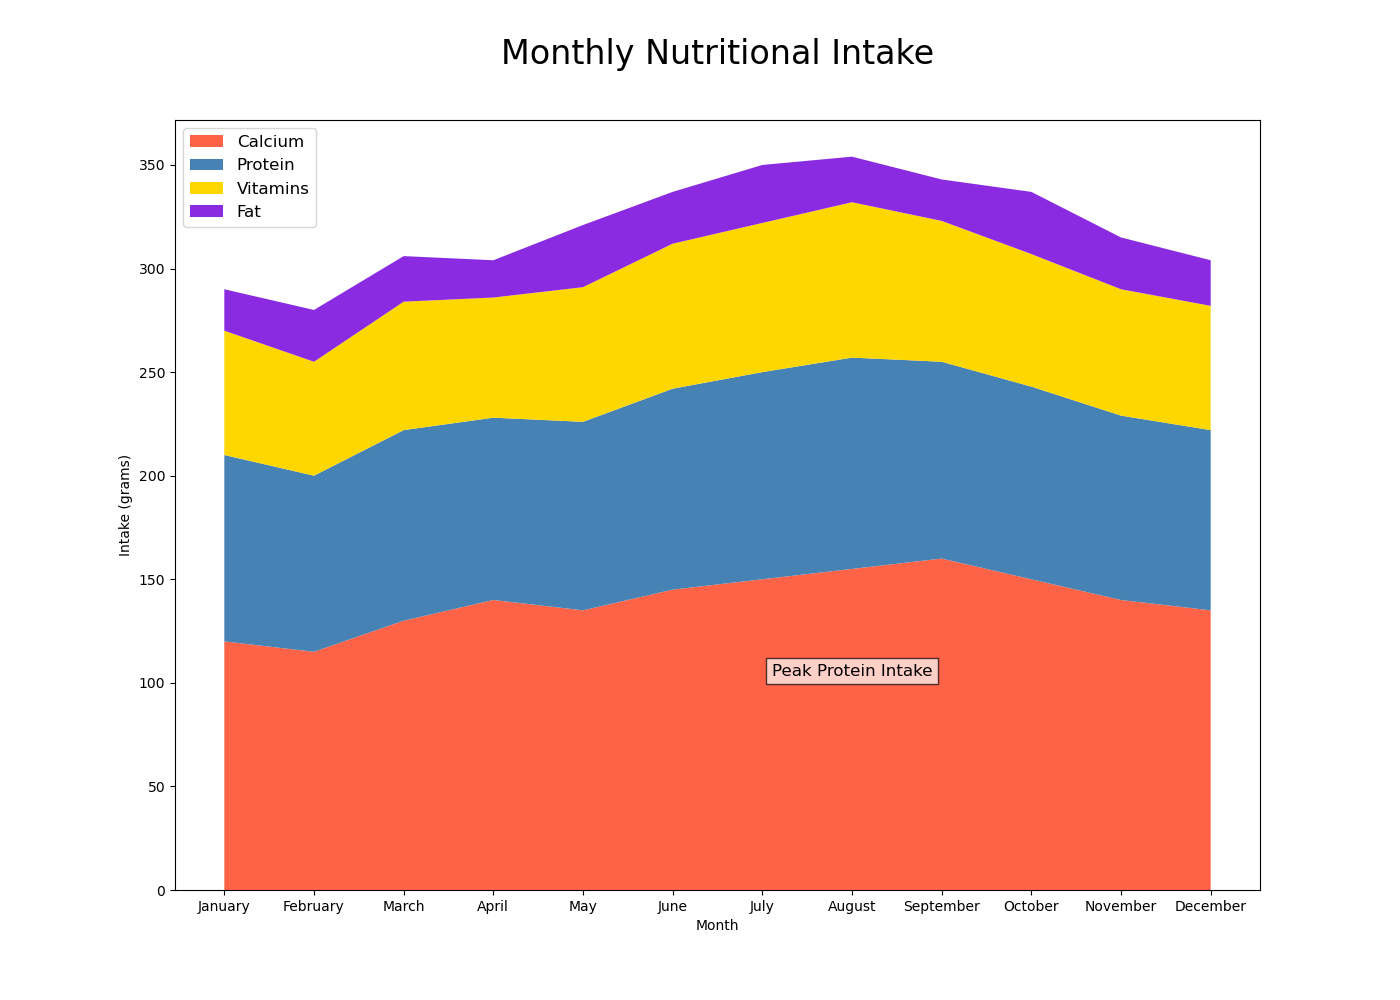

Here is the Python script that generated this plot:
import matplotlib.pyplot as plt

months = ['January', 'February', 'March', 'April', 'May', 'June',
          'July', 'August', 'September', 'October', 'November', 'December']
calcium = [120, 115, 130, 140, 135, 145, 150, 155, 160, 150, 140, 135]
protein = [90, 85, 92, 88, 91, 97, 100, 102, 95, 93, 89, 87]
vitamins = [60, 55, 62, 58, 65, 70, 72, 75, 68, 64, 61, 60]
fat = [20, 25, 22, 18, 30, 25, 28, 22, 20, 30, 25, 22]

plt.figure(figsize=(14, 10))
plt.stackplot(months, calcium, protein, vitamins, fat, 
              colors=['#FF6347', '#4682B4', '#FFD700', '#8A2BE2'])

plt.title('Monthly Nutritional Intake', fontdict={'fontsize': 24}, pad=40)
plt.xlabel('Month')
plt.ylabel('Intake (grams)')

peak_protein_month = months[protein.index(max(protein))]
peak_protein_value = max(protein)
plt.text(peak_protein_month, peak_protein_value, 'Peak Protein Intake', ha='center', va='bottom', fontsize=12, bbox=dict(facecolor='white', alpha=0.7))

plt.legend(['Calcium', 'Protein', 'Vitamins', 'Fat'], loc='upper left', fontsize=12)
plt.show()
